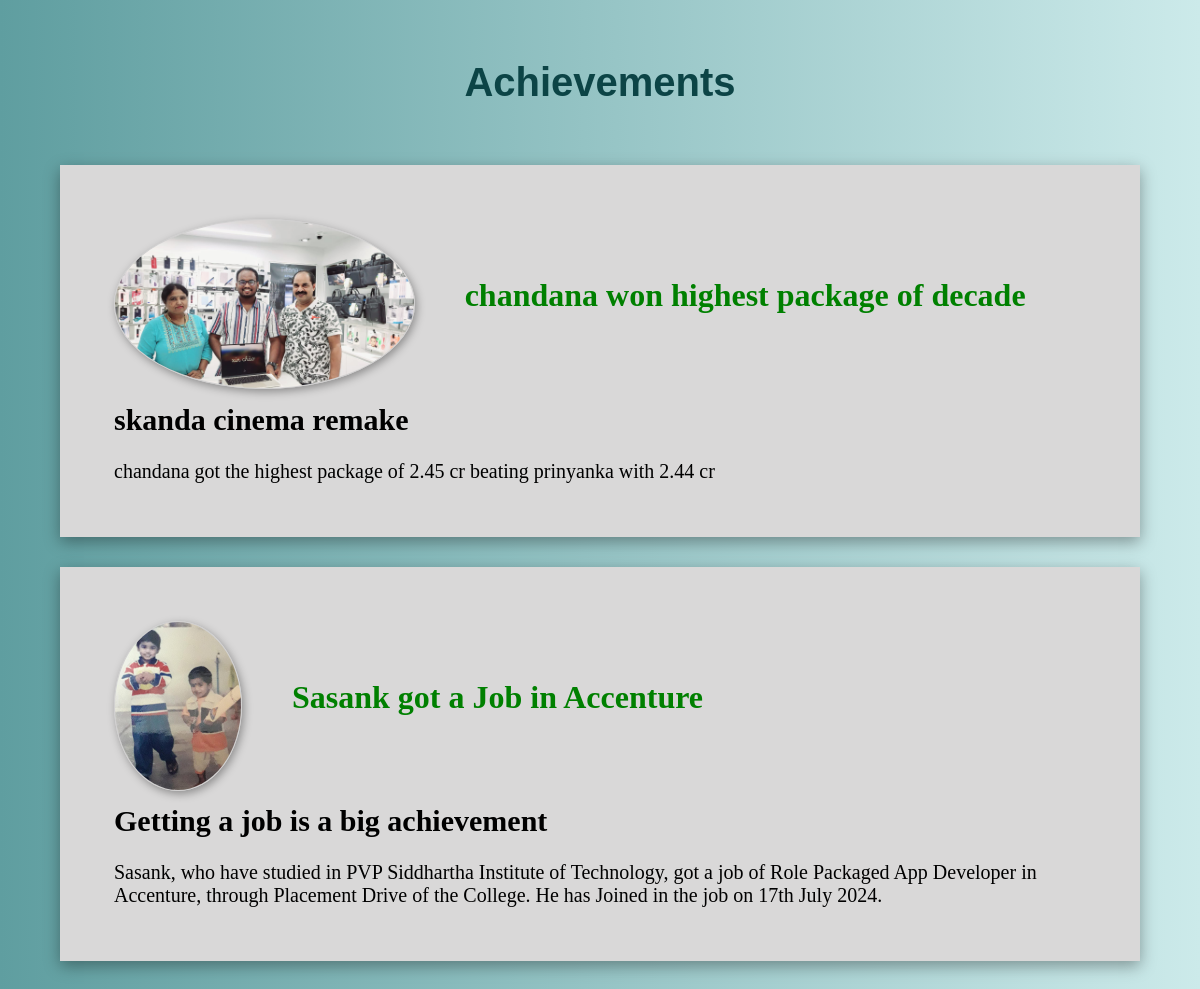
Screenshot of /achievements.php with the database file from the repository.
### tables this page shows
CREATE TABLE `achievements` (
  `id` int(11) NOT NULL,
  `alumniId` int(11) NOT NULL,
  `achievementTitle` varchar(1000) NOT NULL,
  `significance` varchar(1000) NOT NULL,
  `achievementDescription` varchar(5000) NOT NULL,
  `imageName` varchar(255) NOT NULL
);

### achievements.php (the view, shortened to what this page needs)
<!DOCTYPE html>
<html lang="en">
<head>
    <link rel="stylesheet" href="achievements_2.css">
</head>
<body>
    <h1 class="a-title">Achievements</h1>
    <div class="main">
        <div class="achievements">
            <?php
                require_once "connection.php";
                $res = mysqli_query($conn, "SELECT * FROM achievements");
                while($row = mysqli_fetch_assoc($res)){
            ?>
            <div class="achievement">
                <div class="img-content">
                    <div class="i-content">
                        <img src="Ach_Images/<?php echo $row['imageName']?>" alt="">
                    </div>
                    <div class="head-content">
                        <h1><?php echo $row['achievementTitle']?></h1>
                    </div>
                </div>
                <div class="content">
                    <h2><?php echo $row['significance']?></h2>
                    <br>
                    <p><?php echo $row['achievementDescription']?></p>
                </div>
            </div>
            <?php } ?>
    </div>
</body>
</html>

### achievements_2.css (style rules this page uses)
* { margin:0px; padding: 0px; box-sizing: border-box; }
.a-title { margin-top: 5%; text-align: center; font-size: 40px; font-family: 'Lucida Sans', 'Lucida Sans Regular', 'Lucida Grande', 'Lucida Sans Unicode', Geneva, Verdana, sans-serif; color:rgb(12, 68, 70); }
body { background-image:linear-gradient(to left , rgb(204, 234, 234), cadetblue); }
.main { margin-left:5%; margin-top: 5%; margin-bottom: 5%; margin-right: 5%; }
.achievement { box-shadow: rgba(0, 0, 0, 0.35) 0px 5px 15px; margin-bottom: 30px; padding:5%; background: #d9d8d8; }
.img-content { display:flex; margin-bottom: 1%; }
.i-content img { border-radius: 50%; height: 170px; border: 1px solid rgb(209, 208, 208); box-shadow: rgba(0, 0, 0, 0.35) 2px 3px 8px; }
.head-content { margin-left: 50px; margin-top:6%; color:green; }
.content { margin-top: 0%; font-size: 20px; }

### rows the page displays
achievements: imageName (picture), achievementTitle "chandana won highest package of decade", significance "skanda cinema remake", achievementDescription "chandana got the highest package of 2.45 cr beating prinyanka with 2.44 cr"
achievements: imageName (picture), achievementTitle "Sasank got a Job in Accenture", significance "Getting a job is a big achievement", achievementDescription "Sasank, who have studied in PVP Siddhartha Institute of Technology, got a job of Role Packaged App Developer in Accenture, through Placement Drive of the College. He has Joined in the job on 17th July 2024."
